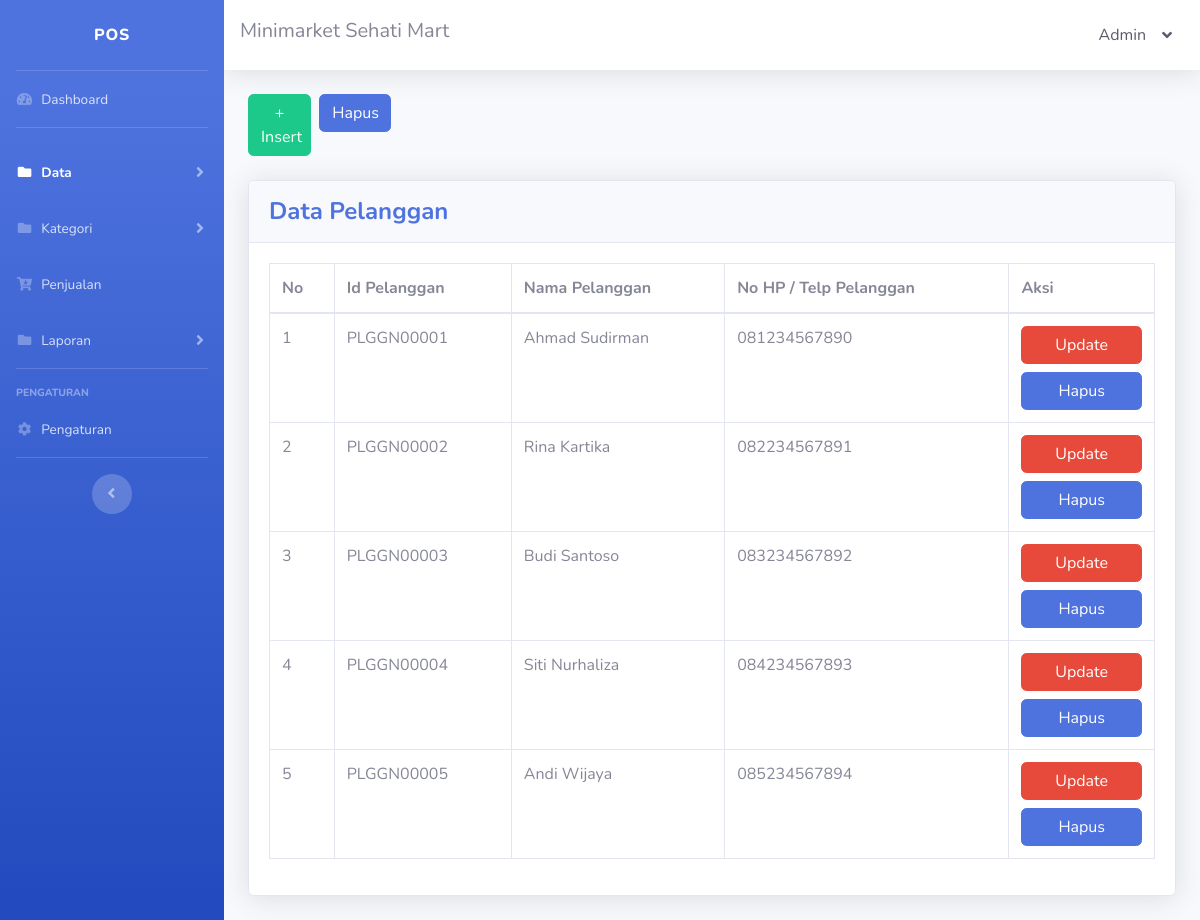
The app's page /pelanggan.php (signed in) with its own data.
### tables this page shows
CREATE TABLE `tbl_pengaturan` (
  `pengaturan_id` int NOT NULL,
  `pengaturan_nama_sidebar` text NOT NULL,
  `pengaturan_nama_navbar` text NOT NULL,
  `pengaturan_alamat` text NOT NULL,
  `pengaturan_no_hp` varchar(15) NOT NULL
);

CREATE TABLE `tbl_pengguna` (
  `pengguna_id` int NOT NULL,
  `pengguna_nama` text NOT NULL,
  `username` varchar(30) NOT NULL,
  `password` varchar(30) NOT NULL,
  `pengguna_pilihan` varchar(30) NOT NULL
);

CREATE TABLE `tbl_pelanggan` (
  `pelanggan_id` varchar(10) NOT NULL,
  `pelanggan_nama` text NOT NULL,
  `pelanggan_no_hp` varchar(15) NOT NULL
);

### pelanggan.php (the view, shortened to what this page needs)
<!DOCTYPE html>
<html lang="en">
<?php
include 'config.php';
$queryPengaturan = "SELECT * FROM tbl_pengaturan";
$data = mysqli_query($config, $queryPengaturan);
$pengaturan = mysqli_fetch_assoc($data);
$queryPengguna = "SELECT * FROM tbl_pengguna WHERE pengguna_id='{$_SESSION['pengguna_id']}'";
$dataPengguna = mysqli_query($config, $queryPengguna);
$pengguna = mysqli_fetch_assoc($dataPengguna);
?>
<head>
    <link href="vendor/fontawesome-free/css/all.min.css" rel="stylesheet" type="text/css">
    <link href="css/sb-admin-2.min.css" rel="stylesheet">
</head>
<body id="page-top">
    <div id="wrapper">
        <ul class="navbar-nav bg-gradient-primary sidebar sidebar-dark accordion" id="accordionSidebar">
            <a class="sidebar-brand d-flex align-items-center justify-content-center" href="index.html">
                <div class="sidebar-brand-text mx-3"><?= $pengaturan['pengaturan_nama_sidebar'] ?></div>
            </a>
            <hr class="sidebar-divider my-0">
            <li class="nav-item">
                <a class="nav-link" href="index.php">
                    <i class="fas fa-fw fa-tachometer-alt"></i>
                    <span>Dashboard</span>
                </a>
            </li>
            <hr class="sidebar-divider">
            <li class="nav-item active">
                <a class="nav-link collapsed" href="#" data-toggle="collapse" data-target="#collapseData" aria-expanded="true" aria-controls="collapseData">
                    <i class="fas fa-fw fa-folder"></i>
                    <span>Data</span>
                </a>
            </li>
            <li class="nav-item">
                <a class="nav-link collapsed" href="#" data-toggle="collapse" data-target="#collapseKategori" aria-expanded="true" aria-controls="collapseKategori">
                    <i class="fas fa-fw fa-folder"></i>
                    <span>Kategori</span>
                </a>
            </li>
            <li class="nav-item">
                <a class="nav-link" href="penjualan.php">
                    <i class="fas fa-fw fa-cart-arrow-down"></i>
                    <span>Penjualan</span>
                </a>
            </li>
            <li class="nav-item">
                <a class="nav-link collapsed" href="#" data-toggle="collapse" data-target="#collapseLaporan" aria-expanded="true" aria-controls="collapseLaporan">
                    <i class="fas fa-fw fa-folder"></i>
                    <span>Laporan</span>
                </a>
            </li>
            <hr class="sidebar-divider">
            <div class="sidebar-heading">Pengaturan</div>
            <li class="nav-item">
                <a class="nav-link" href="pengaturan.php">
                    <i class="fas fa-fw fa-cog"></i>
                    <span>Pengaturan</span>
                </a>
            </li>
            <hr class="sidebar-divider d-none d-md-block">
            <div class="text-center d-none d-md-inline">
                <button class="rounded-circle border-0" id="sidebarToggle"></button>
            </div>
        </ul>
        <div id="content-wrapper" class="d-flex flex-column">
            <div id="content">
                <nav class="navbar navbar-expand navbar-light bg-white topbar mb-4 static-top shadow">
                    <h5><?= $pengaturan['pengaturan_nama_navbar'] ?></h5>
                    <ul class="navbar-nav ml-auto">
                        <li class="nav-item dropdown no-arrow">
                            <a class="nav-link dropdown-toggle text-dark" href="#" id="userDropdown" role="button" data-toggle="dropdown" aria-haspopup="true" aria-expanded="false">
                                <?= $pengguna['pengguna_nama'] ?>
                                <i class="ml-3 fas fa-angle-down"></i>
                            </a>
                        </li>
                    </ul>
                </nav>
                <div class="container-fluid">
                    <div class="row my-4">
                        <div class="col-lg-1 pr-1">
                            <a href="pelanggan_insert.php" class="btn btn-success btn-block">+ Insert</a>
                        </div>
                        <div class="col-lg-1 px-1">
                            <a href="pelanggan_hapus.php" class="btn btn-primary btn-user btn-block">Hapus</a>
                        </div>
                    </div>
                    <div class="card shadow mb-4">
                        <div class="card-header py-3">
                            <h4 class="m-0 font-weight-bold text-primary">Data Pelanggan</h4>
                        </div>
                        <div class="card-body">
                            <div class="table-responsive">
                                <table class="table table-bordered" width="100%" cellspacing="0">
                                    <thead>
                                        <tr>
                                            <th>No</th>
                                            <th>Id Pelanggan</th>
                                            <th>Nama Pelanggan</th>
                                            <th>No HP / Telp Pelanggan</th>
                                            <th>Aksi</th>
                                        </tr>
                                    </thead>
                                    <tbody>
                                        <?php
                                        $no = 1;
                                        $queryPelanggan = "SELECT * FROM tbl_pelanggan";
                                        $dataPelanggan = mysqli_query($config, $queryPelanggan);
                                        while ($pelanggan = mysqli_fetch_assoc($dataPelanggan)) {
                                            echo "
                                            <tr>
                                                <td>{$no}</td>
                                                <td>{$pelanggan['pelanggan_id']}</td>
                                                <td>{$pelanggan['pelanggan_nama']}</td>
                                                <td>{$pelanggan['pelanggan_no_hp']}</td>
                                                <td>
                                                    <a href='pelanggan_update.php?pelanggan_id={$pelanggan['pelanggan_id']}' class='btn btn-danger btn-user btn-block'>Update</a>
                                                    <a href='pelanggan_hapus_satuan.php?pelanggan_id={$pelanggan['pelanggan_id']}' class='btn btn-primary btn-user btn-block'>Hapus</a>
                                                </td>
                                            </tr>";
                                            $no++;
                                        }
                                        ?>
                                    </tbody>
                                </table>
                            </div>
                        </div>
                    </div>
                </div>
            </div>
        </div>
    </div>
</body>
</html>

### records on screen
tbl_pengaturan: pengaturan_nama_sidebar "POS", pengaturan_nama_navbar "Minimarket Sehati Mart"
tbl_pengguna: pengguna_nama "Admin"
tbl_pelanggan: pelanggan_id "PLGGN00001", pelanggan_nama "Ahmad Sudirman", pelanggan_no_hp "081234567890"
tbl_pelanggan: pelanggan_id "PLGGN00002", pelanggan_nama "Rina Kartika", pelanggan_no_hp "082234567891"
tbl_pelanggan: pelanggan_id "PLGGN00003", pelanggan_nama "Budi Santoso", pelanggan_no_hp "083234567892"
tbl_pelanggan: pelanggan_id "PLGGN00004", pelanggan_nama "Siti Nurhaliza", pelanggan_no_hp "084234567893"
tbl_pelanggan: pelanggan_id "PLGGN00005", pelanggan_nama "Andi Wijaya", pelanggan_no_hp "085234567894"
